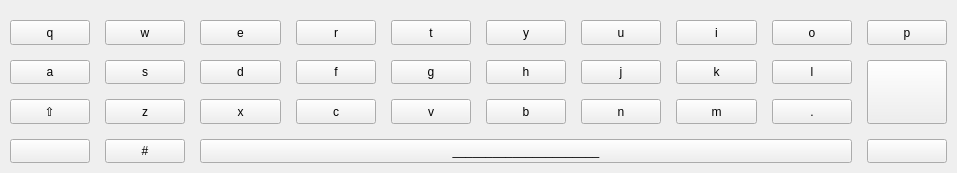
<?xml version="1.0" encoding="UTF-8"?>
<ui version="4.0">
 <class>smallkeyboard</class>
 <widget class="QWidget" name="smallkeyboard">
  <property name="geometry">
   <rect>
    <x>0</x>
    <y>0</y>
    <width>957</width>
    <height>173</height>
   </rect>
  </property>
  <property name="windowTitle">
   <string>Form</string>
  </property>
  <layout class="QVBoxLayout" name="verticalLayout">
   <property name="spacing">
    <number>5</number>
   </property>
   <property name="leftMargin">
    <number>10</number>
   </property>
   <property name="topMargin">
    <number>20</number>
   </property>
   <property name="rightMargin">
    <number>10</number>
   </property>
   <property name="bottomMargin">
    <number>10</number>
   </property>
   <item>
    <layout class="QGridLayout" name="gridLayout">
     <property name="leftMargin">
      <number>0</number>
     </property>
     <property name="topMargin">
      <number>0</number>
     </property>
     <property name="rightMargin">
      <number>0</number>
     </property>
     <property name="bottomMargin">
      <number>0</number>
     </property>
     <property name="spacing">
      <number>15</number>
     </property>
     <item row="2" column="2">
      <widget class="QPushButton" name="Button_x">
       <property name="sizePolicy">
        <sizepolicy hsizetype="Minimum" vsizetype="Minimum">
         <horstretch>0</horstretch>
         <verstretch>0</verstretch>
        </sizepolicy>
       </property>
       <property name="text">
        <string>x</string>
       </property>
      </widget>
     </item>
     <item row="2" column="0">
      <widget class="QPushButton" name="Button_Caps">
       <property name="sizePolicy">
        <sizepolicy hsizetype="Minimum" vsizetype="Minimum">
         <horstretch>0</horstretch>
         <verstretch>0</verstretch>
        </sizepolicy>
       </property>
       <property name="text">
        <string>⇧</string>
       </property>
      </widget>
     </item>
     <item row="1" column="7">
      <widget class="QPushButton" name="Button_k">
       <property name="sizePolicy">
        <sizepolicy hsizetype="Minimum" vsizetype="Minimum">
         <horstretch>0</horstretch>
         <verstretch>0</verstretch>
        </sizepolicy>
       </property>
       <property name="text">
        <string>k</string>
       </property>
      </widget>
     </item>
     <item row="1" column="1">
      <widget class="QPushButton" name="Button_s">
       <property name="sizePolicy">
        <sizepolicy hsizetype="Minimum" vsizetype="Minimum">
         <horstretch>0</horstretch>
         <verstretch>0</verstretch>
        </sizepolicy>
       </property>
       <property name="text">
        <string>s</string>
       </property>
      </widget>
     </item>
     <item row="0" column="0">
      <widget class="QPushButton" name="Button_q">
       <property name="sizePolicy">
        <sizepolicy hsizetype="Minimum" vsizetype="Minimum">
         <horstretch>0</horstretch>
         <verstretch>0</verstretch>
        </sizepolicy>
       </property>
       <property name="text">
        <string>q</string>
       </property>
      </widget>
     </item>
     <item row="1" column="4">
      <widget class="QPushButton" name="Button_g">
       <property name="sizePolicy">
        <sizepolicy hsizetype="Minimum" vsizetype="Minimum">
         <horstretch>0</horstretch>
         <verstretch>0</verstretch>
        </sizepolicy>
       </property>
       <property name="text">
        <string>g</string>
       </property>
      </widget>
     </item>
     <item row="2" column="5">
      <widget class="QPushButton" name="Button_b">
       <property name="sizePolicy">
        <sizepolicy hsizetype="Minimum" vsizetype="Minimum">
         <horstretch>0</horstretch>
         <verstretch>0</verstretch>
        </sizepolicy>
       </property>
       <property name="text">
        <string>b</string>
       </property>
      </widget>
     </item>
     <item row="0" column="6">
      <widget class="QPushButton" name="Button_u">
       <property name="sizePolicy">
        <sizepolicy hsizetype="Minimum" vsizetype="Minimum">
         <horstretch>0</horstretch>
         <verstretch>0</verstretch>
        </sizepolicy>
       </property>
       <property name="text">
        <string>u</string>
       </property>
      </widget>
     </item>
     <item row="2" column="3">
      <widget class="QPushButton" name="Button_c">
       <property name="sizePolicy">
        <sizepolicy hsizetype="Minimum" vsizetype="Minimum">
         <horstretch>0</horstretch>
         <verstretch>0</verstretch>
        </sizepolicy>
       </property>
       <property name="text">
        <string>c</string>
       </property>
      </widget>
     </item>
     <item row="0" column="2">
      <widget class="QPushButton" name="Button_e">
       <property name="sizePolicy">
        <sizepolicy hsizetype="Minimum" vsizetype="Minimum">
         <horstretch>0</horstretch>
         <verstretch>0</verstretch>
        </sizepolicy>
       </property>
       <property name="text">
        <string>e</string>
       </property>
      </widget>
     </item>
     <item row="0" column="3">
      <widget class="QPushButton" name="Button_r">
       <property name="sizePolicy">
        <sizepolicy hsizetype="Minimum" vsizetype="Minimum">
         <horstretch>0</horstretch>
         <verstretch>0</verstretch>
        </sizepolicy>
       </property>
       <property name="text">
        <string>r</string>
       </property>
      </widget>
     </item>
     <item row="1" column="5">
      <widget class="QPushButton" name="Button_h">
       <property name="sizePolicy">
        <sizepolicy hsizetype="Minimum" vsizetype="Minimum">
         <horstretch>0</horstretch>
         <verstretch>0</verstretch>
        </sizepolicy>
       </property>
       <property name="text">
        <string>h</string>
       </property>
      </widget>
     </item>
     <item row="2" column="6">
      <widget class="QPushButton" name="Button_n">
       <property name="sizePolicy">
        <sizepolicy hsizetype="Minimum" vsizetype="Minimum">
         <horstretch>0</horstretch>
         <verstretch>0</verstretch>
        </sizepolicy>
       </property>
       <property name="text">
        <string>n</string>
       </property>
      </widget>
     </item>
     <item row="0" column="8">
      <widget class="QPushButton" name="Button_o">
       <property name="sizePolicy">
        <sizepolicy hsizetype="Minimum" vsizetype="Minimum">
         <horstretch>0</horstretch>
         <verstretch>0</verstretch>
        </sizepolicy>
       </property>
       <property name="text">
        <string>o</string>
       </property>
      </widget>
     </item>
     <item row="2" column="7">
      <widget class="QPushButton" name="Button_m">
       <property name="sizePolicy">
        <sizepolicy hsizetype="Minimum" vsizetype="Minimum">
         <horstretch>0</horstretch>
         <verstretch>0</verstretch>
        </sizepolicy>
       </property>
       <property name="text">
        <string>m</string>
       </property>
      </widget>
     </item>
     <item row="1" column="8">
      <widget class="QPushButton" name="Button_l">
       <property name="sizePolicy">
        <sizepolicy hsizetype="Minimum" vsizetype="Minimum">
         <horstretch>0</horstretch>
         <verstretch>0</verstretch>
        </sizepolicy>
       </property>
       <property name="text">
        <string>l</string>
       </property>
      </widget>
     </item>
     <item row="0" column="7">
      <widget class="QPushButton" name="Button_i">
       <property name="sizePolicy">
        <sizepolicy hsizetype="Minimum" vsizetype="Minimum">
         <horstretch>0</horstretch>
         <verstretch>0</verstretch>
        </sizepolicy>
       </property>
       <property name="text">
        <string>i</string>
       </property>
      </widget>
     </item>
     <item row="1" column="6">
      <widget class="QPushButton" name="Button_j">
       <property name="sizePolicy">
        <sizepolicy hsizetype="Minimum" vsizetype="Minimum">
         <horstretch>0</horstretch>
         <verstretch>0</verstretch>
        </sizepolicy>
       </property>
       <property name="text">
        <string>j</string>
       </property>
      </widget>
     </item>
     <item row="0" column="5">
      <widget class="QPushButton" name="Button_y">
       <property name="sizePolicy">
        <sizepolicy hsizetype="Minimum" vsizetype="Minimum">
         <horstretch>0</horstretch>
         <verstretch>0</verstretch>
        </sizepolicy>
       </property>
       <property name="text">
        <string>y</string>
       </property>
      </widget>
     </item>
     <item row="0" column="9">
      <widget class="QPushButton" name="Button_p">
       <property name="sizePolicy">
        <sizepolicy hsizetype="Minimum" vsizetype="Minimum">
         <horstretch>0</horstretch>
         <verstretch>0</verstretch>
        </sizepolicy>
       </property>
       <property name="text">
        <string>p</string>
       </property>
      </widget>
     </item>
     <item row="1" column="2">
      <widget class="QPushButton" name="Button_d">
       <property name="sizePolicy">
        <sizepolicy hsizetype="Minimum" vsizetype="Minimum">
         <horstretch>0</horstretch>
         <verstretch>0</verstretch>
        </sizepolicy>
       </property>
       <property name="text">
        <string>d</string>
       </property>
      </widget>
     </item>
     <item row="1" column="3">
      <widget class="QPushButton" name="Button_f">
       <property name="sizePolicy">
        <sizepolicy hsizetype="Minimum" vsizetype="Minimum">
         <horstretch>0</horstretch>
         <verstretch>0</verstretch>
        </sizepolicy>
       </property>
       <property name="text">
        <string>f</string>
       </property>
      </widget>
     </item>
     <item row="1" column="0">
      <widget class="QPushButton" name="Button_a">
       <property name="sizePolicy">
        <sizepolicy hsizetype="Minimum" vsizetype="Minimum">
         <horstretch>0</horstretch>
         <verstretch>0</verstretch>
        </sizepolicy>
       </property>
       <property name="text">
        <string>a</string>
       </property>
      </widget>
     </item>
     <item row="2" column="4">
      <widget class="QPushButton" name="Button_v">
       <property name="sizePolicy">
        <sizepolicy hsizetype="Minimum" vsizetype="Minimum">
         <horstretch>0</horstretch>
         <verstretch>0</verstretch>
        </sizepolicy>
       </property>
       <property name="text">
        <string>v</string>
       </property>
      </widget>
     </item>
     <item row="1" column="9" rowspan="2">
      <widget class="QPushButton" name="Button_backspace">
       <property name="sizePolicy">
        <sizepolicy hsizetype="Minimum" vsizetype="Minimum">
         <horstretch>0</horstretch>
         <verstretch>0</verstretch>
        </sizepolicy>
       </property>
       <property name="text">
        <string/>
       </property>
       <property name="icon">
        <iconset resource="../Resources/keyboard.qrc">
         <normaloff>:/keyboard/backspace.png</normaloff>:/keyboard/backspace.png</iconset>
       </property>
      </widget>
     </item>
     <item row="2" column="8">
      <widget class="QPushButton" name="Button_dot">
       <property name="sizePolicy">
        <sizepolicy hsizetype="Minimum" vsizetype="Minimum">
         <horstretch>0</horstretch>
         <verstretch>0</verstretch>
        </sizepolicy>
       </property>
       <property name="text">
        <string>.</string>
       </property>
      </widget>
     </item>
     <item row="0" column="1">
      <widget class="QPushButton" name="Button_w">
       <property name="sizePolicy">
        <sizepolicy hsizetype="Minimum" vsizetype="Minimum">
         <horstretch>0</horstretch>
         <verstretch>0</verstretch>
        </sizepolicy>
       </property>
       <property name="text">
        <string>w</string>
       </property>
      </widget>
     </item>
     <item row="2" column="1">
      <widget class="QPushButton" name="Button_z">
       <property name="sizePolicy">
        <sizepolicy hsizetype="Minimum" vsizetype="Minimum">
         <horstretch>0</horstretch>
         <verstretch>0</verstretch>
        </sizepolicy>
       </property>
       <property name="text">
        <string>z</string>
       </property>
      </widget>
     </item>
     <item row="0" column="4">
      <widget class="QPushButton" name="Button_t">
       <property name="sizePolicy">
        <sizepolicy hsizetype="Minimum" vsizetype="Minimum">
         <horstretch>0</horstretch>
         <verstretch>0</verstretch>
        </sizepolicy>
       </property>
       <property name="text">
        <string>t</string>
       </property>
      </widget>
     </item>
     <item row="3" column="0">
      <widget class="QPushButton" name="Button_Cancel">
       <property name="sizePolicy">
        <sizepolicy hsizetype="Minimum" vsizetype="Minimum">
         <horstretch>0</horstretch>
         <verstretch>0</verstretch>
        </sizepolicy>
       </property>
       <property name="text">
        <string/>
       </property>
       <property name="icon">
        <iconset>
         <normaloff>:/icons/close.png</normaloff>:/icons/close.png</iconset>
       </property>
      </widget>
     </item>
     <item row="3" column="9">
      <widget class="QPushButton" name="Button_Confirm">
       <property name="sizePolicy">
        <sizepolicy hsizetype="Minimum" vsizetype="Minimum">
         <horstretch>0</horstretch>
         <verstretch>0</verstretch>
        </sizepolicy>
       </property>
       <property name="text">
        <string/>
       </property>
       <property name="icon">
        <iconset>
         <normaloff>:/icons/confirm.svg</normaloff>:/icons/confirm.svg</iconset>
       </property>
      </widget>
     </item>
     <item row="3" column="1">
      <widget class="QPushButton" name="Button_Special">
       <property name="sizePolicy">
        <sizepolicy hsizetype="Minimum" vsizetype="Minimum">
         <horstretch>0</horstretch>
         <verstretch>0</verstretch>
        </sizepolicy>
       </property>
       <property name="text">
        <string>#</string>
       </property>
      </widget>
     </item>
     <item row="3" column="2" colspan="7">
      <widget class="QPushButton" name="Button_space">
       <property name="sizePolicy">
        <sizepolicy hsizetype="Minimum" vsizetype="Minimum">
         <horstretch>0</horstretch>
         <verstretch>0</verstretch>
        </sizepolicy>
       </property>
       <property name="text">
        <string>______________________</string>
       </property>
      </widget>
     </item>
    </layout>
   </item>
  </layout>
 </widget>
 <resources>
  <include location="../Resources/keyboard.qrc"/>
 </resources>
 <connections/>
</ui>
